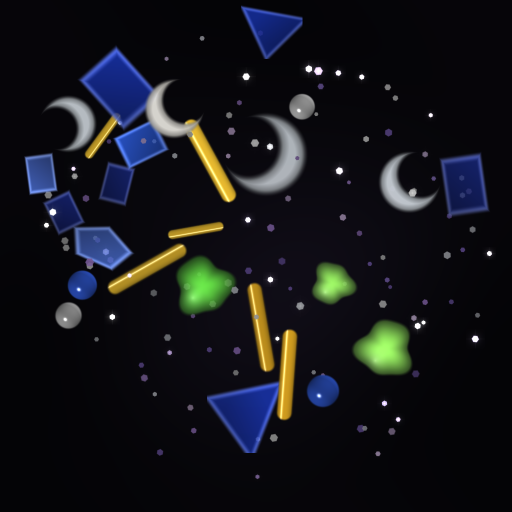
#> input picture kaleidoscope/ref/dump/cell_back.png, 1024 x 1024 px, found by its file name (shown at 1/2 size)
$ python cell_res_test.py
#> lines starting #> are read from the running program, lines starting #| are printed output that depends on the picture
### kaleidoscope/tools/ref_scope.py
# -*- coding: utf-8 -*-
"""
参照実装 SCOPE_FS (E:/Dropbox/claude/APP/kaleidoscope/index.html 754-816行) を
Python の浮動小数点でそのまま書き写したもの。

目的は2つ。
  1. Verilog を書く前に、アルゴリズムの理解が正しいか目で確かめる
  2. 固定小数点版 (段2) と見比べるための「正解画像」を作る

  使い方:  python tools/ref_scope.py [出力PNG]
"""
import sys
import math
import numpy as np
from PIL import Image

W, H = 1280, 720
CELL_N = 512            # セル画像の一辺 (PL では URAM に置く)

# ---- 筒の寸法 (cm) ----
TUBE_R   = 2.25         # 筒の内側の半径 = セルの半径
Z_MIRROR = 0.3          # のぞき穴 → 鏡の手前の端
Z_CELL   = 12.2         # のぞき穴 → セル手前層
MIRROR_R = 2.05         # 鏡の三角形の外接円

POINTS   = 8            # ポイント数。頂角 = 180/POINTS 度
MIRROR   = 3            # 3 = 3枚鏡, 2 = 底辺は黒
FOCAL    = 0.85         # 画角 (zoom=1)
MAX_REFL = 20           # 最大反射回数
LOSS     = 0.92         # 1回の反射で残る光の割合 (= 1 - 0.2*fade, fade=0.4)


def mirror_geometry(points):
    """参照実装 mirrorGeometry() と同じ。壁3枚 (外向き法線 nx,ny と位置 d) と頂点3つ"""
    R = MIRROR_R
    al = math.pi / points
    A = (0.0, R)
    B = (R * math.cos(1.5 * math.pi - al), R * math.sin(1.5 * math.pi - al))
    C = (R * math.cos(1.5 * math.pi + al), R * math.sin(1.5 * math.pi + al))
    cen = ((A[0] + B[0] + C[0]) / 3.0, (A[1] + B[1] + C[1]) / 3.0)

    def wall(P, Q):
        ex, ey = Q[0] - P[0], Q[1] - P[1]
        l = math.hypot(ex, ey)
        ex, ey = ex / l, ey / l
        nx, ny = ey, -ex
        # 法線を外向きに揃える (重心と逆を向かせる)
        if (cen[0] - P[0]) * nx + (cen[1] - P[1]) * ny > 0:
            nx, ny = -nx, -ny
        return (nx, ny, P[0] * nx + P[1] * ny)

    walls = [wall(A, B), wall(A, C), wall(B, C)]   # [0][1]=長い鏡, [2]=底辺
    return walls, [A, B, C]


# [116 lines left out: functions make_test_cell, sample_cell, render, not called in this run]


# [5 lines that do not run on import are left out]

### kaleidoscope/tools/cell_res_test.py
# -*- coding: utf-8 -*-
"""セル画像の解像度をいくつにすべきかを決める。

参照実装から取り出した本物のセル画像 (1024x1024) を 512 / 256 / 128 に縮め、
同じ折り返し計算に通して、1024 の結果とどれだけ違うかを測る。

折り返しの実装は共通なので、差は解像度だけに由来する。

  使い方:  python tools/cell_res_test.py
"""
import sys
import numpy as np
from PIL import Image
sys.path.insert(0, "tools")
import ref_scope as R


def load_composited():
    """奥層と手前層を1枚に合成した 1024x1024 を返す (手前層はプリマルチプライドα)"""
    back = np.asarray(Image.open("ref/dump/cell_back.png").convert("RGBA"), dtype=np.float64) / 255.0
    front = np.asarray(Image.open("ref/dump/cell_front.png").convert("RGBA"), dtype=np.float64) / 255.0
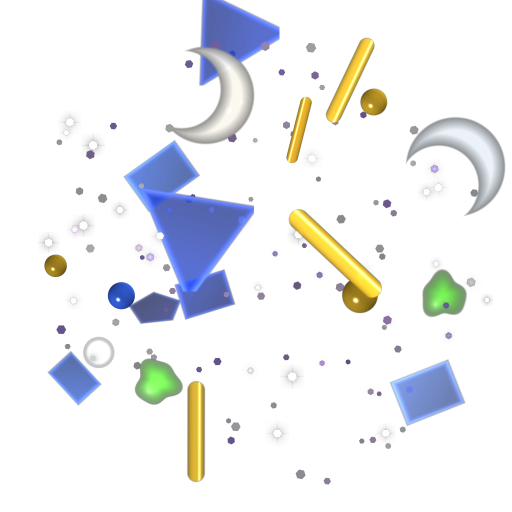
#> input picture kaleidoscope/ref/dump/cell_front.png, 1024 x 1024 px, found by its file name (shown at 1/2 size)
    return np.clip(front[..., :3] + back[..., :3] * (1.0 - front[..., 3:4]), 0, 1)
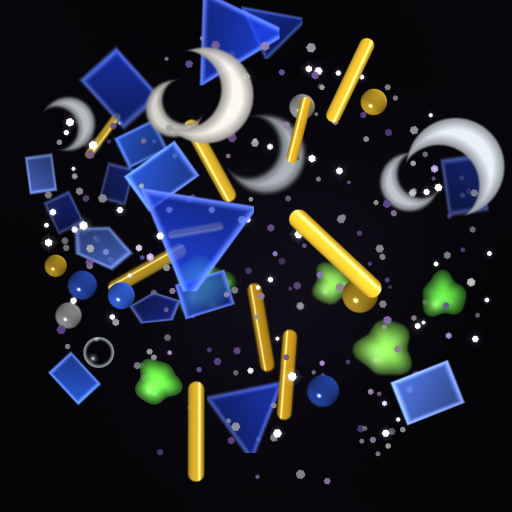
#> returned value: shape (1024, 1024, 3) float64 (shown at 1/2 size); mean of channels 0, 1, 2 0.137, 0.149, 0.182; drawn as R, G, B


def shrink(img, n):
    k = img.shape[0] // n
    return img.reshape(n, k, n, k, 3).mean(axis=(1, 3))


def fold(cell):
    """ref_scope と同じ折り返しで、与えたセル画像を引いた 1280x720 を返す"""
    n = cell.shape[0]
#> n = 1024
    walls, verts = R.mirror_geometry(R.POINTS)
    wn = np.array([[w[0], w[1]] for w in walls])
    wd = np.array([w[2] for w in walls])

    W, H = R.W, R.H
    px, py = np.meshgrid(np.arange(W), np.arange(H))
    sp = np.stack([(px + .5 - .5 * W) / H, (.5 * H - (py + .5)) / H], -1)
    slope = sp / R.FOCAL

    p = slope * R.Z_MIRROR
    d = slope.copy()
    remain = np.full(p.shape[:2], R.Z_CELL - R.Z_MIRROR)
    nrefl = np.zeros(p.shape[:2])
    seam = np.ones(p.shape[:2])
    done = np.zeros(p.shape[:2], bool)
    for w in range(3):
        done |= (p @ wn[w]) > wd[w]
    black = done.copy()

    for stage in range(R.MAX_REFL):
        dn = np.stack([d @ wn[w] for w in range(3)], -1)
        a = np.maximum(np.stack([wd[w] - (p @ wn[w]) for w in range(3)], -1), 0.0)
        valid = dn > 1e-12
        t = np.where(valid, a / np.where(valid, dn, 1.0), np.inf)
        wi = np.argmin(t, -1)
        tb = np.take_along_axis(t, wi[..., None], -1)[..., 0]
        hit = (~done) & np.isfinite(tb) & (tb < remain)
        fin = (~done) & (~hit)
        p = np.where(fin[..., None], p + d * remain[..., None], p)
        done |= fin
        if not hit.any():
            break
        p = np.where(hit[..., None], p + d * tb[..., None], p)
        remain = np.where(hit, remain - tb, remain)
        dv2 = np.min(np.stack([np.sum((p - np.array(v)) ** 2, -1) for v in verts], -1), -1)
        e = 0.03 + 0.004 * nrefl
        u = np.clip(np.sqrt(dv2) / np.maximum(e, 1e-9), 0, 1)
        seam = np.where(hit, seam * (0.35 + 0.65 * (u * u * (3 - 2 * u))), seam)
        ns = wn[wi]
        d = np.where(hit[..., None], d - 2 * np.sum(d * ns, -1, keepdims=True) * ns, d)
        nrefl = np.where(hit, nrefl + 1, nrefl)
    p = np.where((~done)[..., None], p + d * remain[..., None], p)

    c = p / R.TUBE_R
    ix = np.clip(((c[..., 0] + 1) * 0.5 * n).astype(np.int32), 0, n - 1)
    iy = np.clip(((c[..., 1] + 1) * 0.5 * n).astype(np.int32), 0, n - 1)
    col = cell[iy, ix]
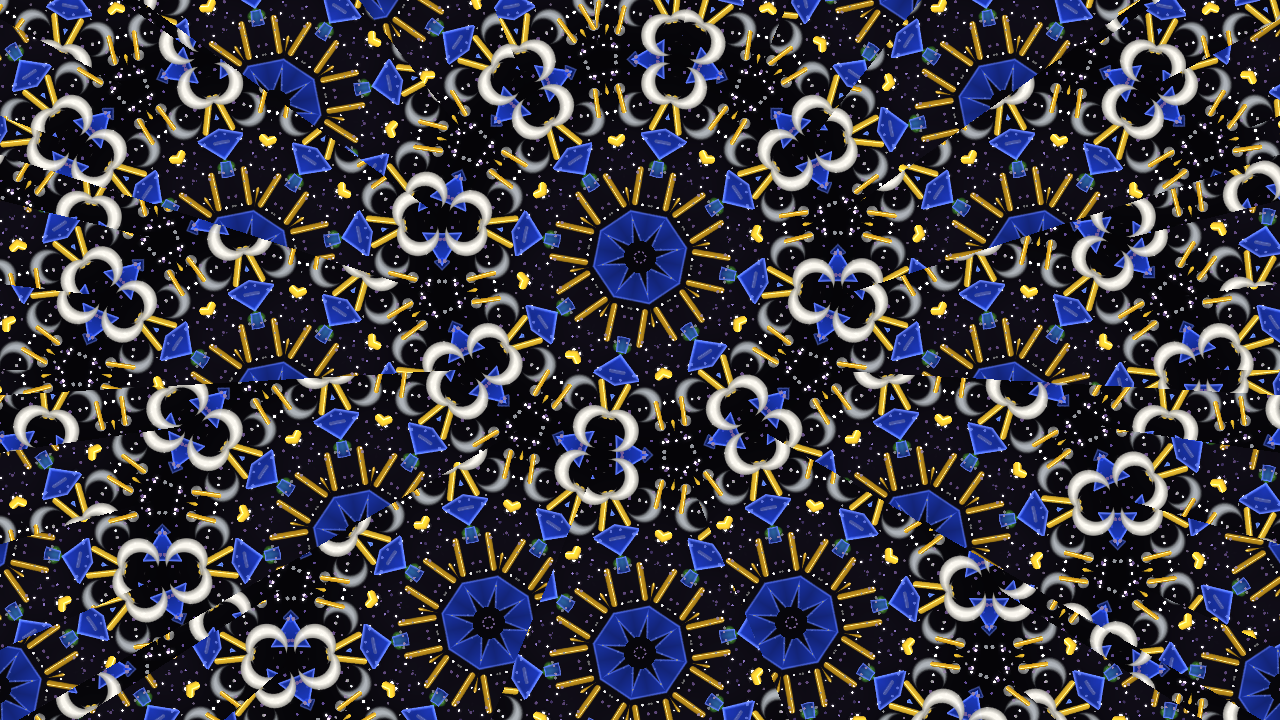
#> col: shape (720, 1280, 3) float64; mean of channels 0, 1, 2 0.234, 0.228, 0.26; drawn as R, G, B
    col = col * (R.LOSS ** nrefl * seam)[..., None]
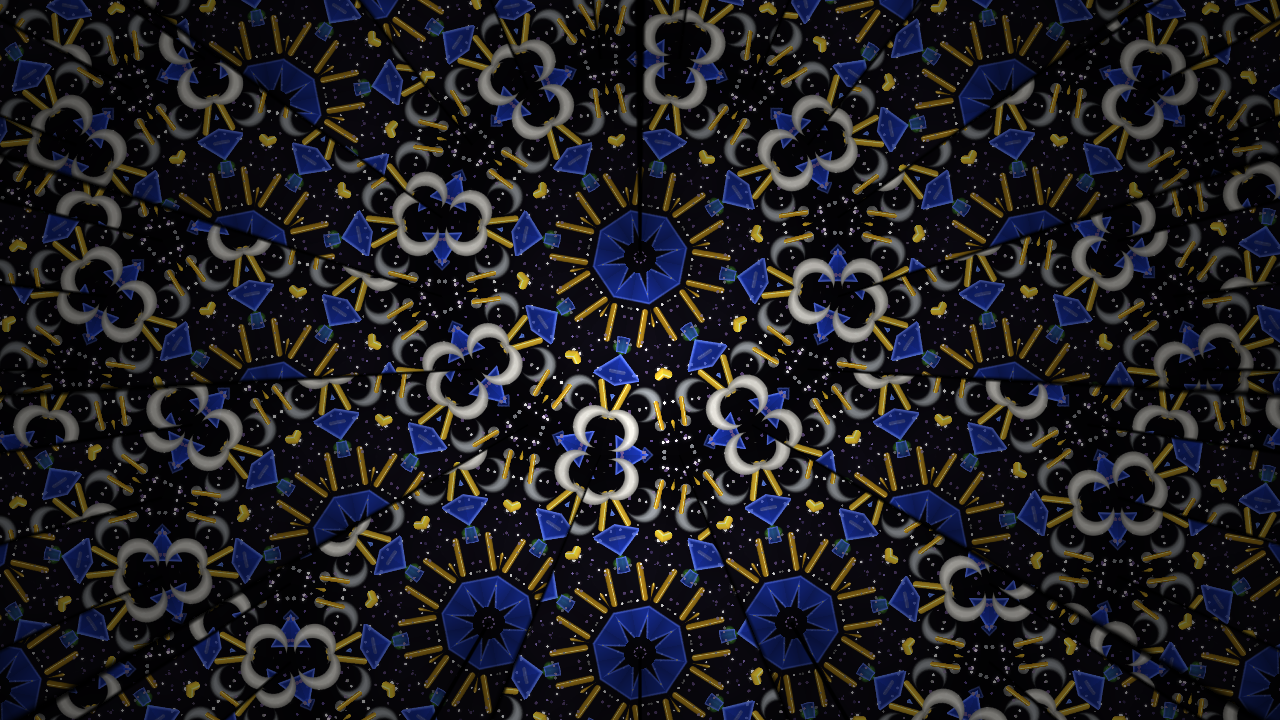
#> col: shape (720, 1280, 3) float64; mean of channels 0, 1, 2 0.125, 0.122, 0.14; drawn as R, G, B
    col = np.where(black[..., None], np.array([0.01, 0.009, 0.013]), col)
    col = col * (1.0 - 0.3 * np.sum(sp * sp, -1))[..., None]
    return np.clip(col, 0, 1)


if __name__ == "__main__":
    full = load_composited()
    base = fold(full)
    Image.fromarray((base * 255 + .5).astype(np.uint8)).save("sim/res_1024.png")
    print("セル1024 を基準にする")
    print("%-8s %-10s %-10s %s" % ("解像度", "BRAM36", "平均差", "16/255超の画素"))
    for n in (512, 256, 128):
#> (the run stopped early here; a loop or call above may not have finished)
